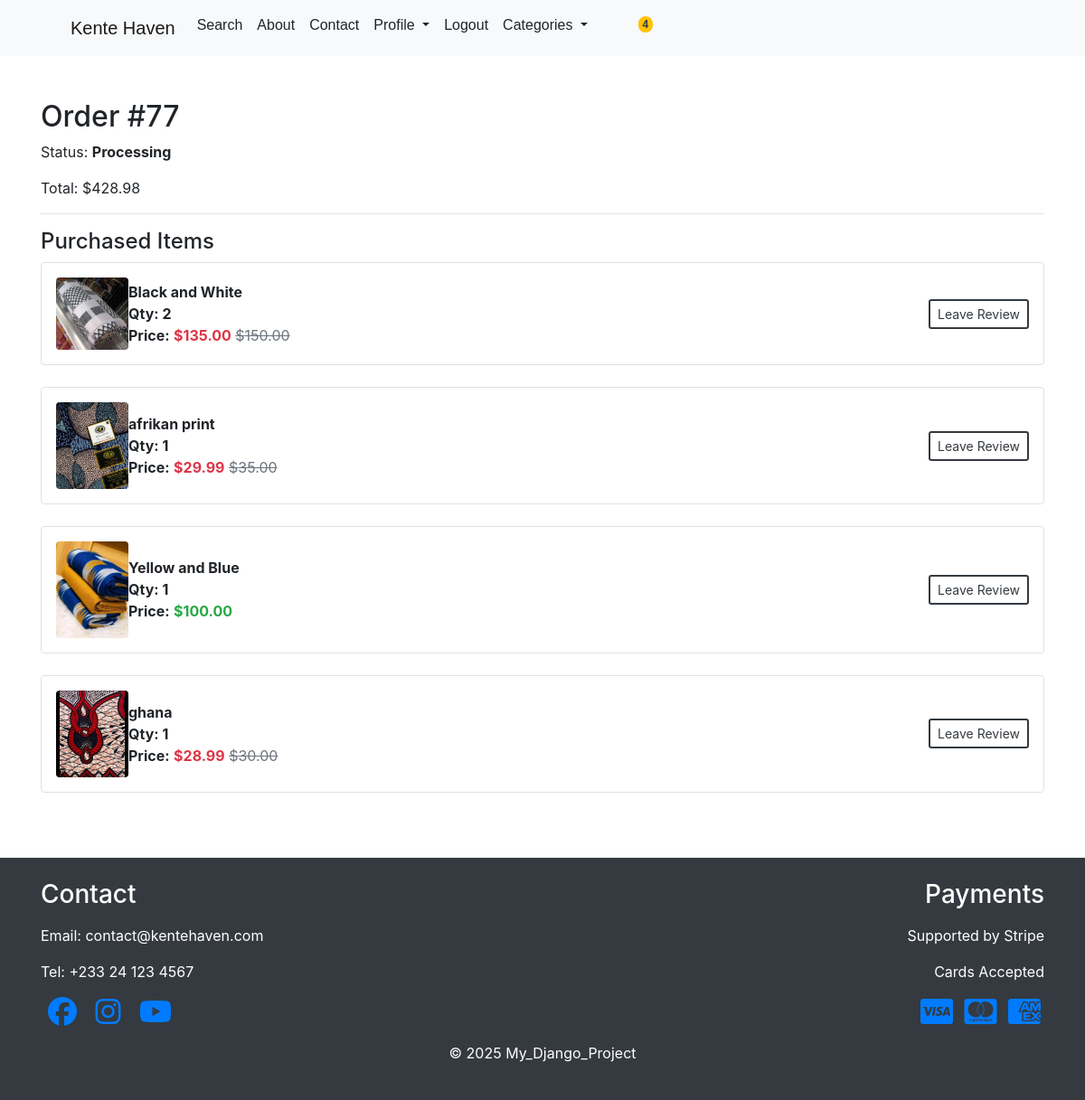
The app's page /payment/orders/77/ (signed in) with its own data.
### payment/models.py (models this page shows, shortened)
class Order(models.Model):
    STATUS_CHOICES = [
        ("processing", "Processing"),
        ("shipped", "Shipped"),
        ("delivered", "Delivered"),
    ]
    user = models.ForeignKey(User, on_delete=models.CASCADE, null=True, blank=True)
    full_name = models.CharField(max_length=250)
    email = models.EmailField(max_length=250)
    shipping_address = models.TextField(blank=True, null=True)
    total_price = models.DecimalField(max_digits=10, decimal_places=2)
    created = models.DateTimeField(auto_now_add=True)
    paid = models.BooleanField(default=False)
    stripe_pid = models.CharField(max_length=255, blank=True, null=True)
    status = models.CharField(
        max_length=20,
        choices=STATUS_CHOICES,
        default="processing"
    )

class OrderItem(models.Model):
    order = models.ForeignKey(Order, related_name='items', on_delete=models.CASCADE, null=True)
    product = models.ForeignKey('products.Product', on_delete=models.CASCADE, null=True)
    user = models.ForeignKey(User, on_delete=models.CASCADE, null=True, blank=True)
    price = models.DecimalField(max_digits=10, decimal_places=2)
    quantity = models.PositiveIntegerField(default=1)
    price_paid = models.DecimalField(max_digits=10, decimal_places=2)
    reviewed = models.BooleanField(default=False)

### products/models.py (models this page shows, shortened)
class Product(models.Model):
    name = models.CharField(max_length=100)
    category = models.ForeignKey(Category, on_delete=models.CASCADE, default=1)
    description = models.TextField(blank=True, max_length=250, default='', null=True)
    price = models.DecimalField(default=0, max_digits=10, decimal_places=2)
    image = models.ImageField(upload_to='uploads/products/', blank=True, null=True, default='images/red-kente.JPG')
    is_sale = models.BooleanField(default=False)
    sale_price = models.DecimalField(default=0, max_digits=10, decimal_places=2, null=True, blank=True)
    stock = models.PositiveIntegerField(default=0)

### payment/views.py (the view)
# urls.py: path("orders/<int:order_id>/", views.order_detail, name="order_detail"),
def order_detail(request, order_id):
    order = get_object_or_404(Order, id=order_id, user=request.user)
    return render(request, "payment/order_detail.html", {
        "order": order
    })

### cart/context_processors.py (called while the page is built)
def cart(request):
    return {'cart': Cart(request)}

### payment/templates/payment/order_detail.html
{% extends "base.html" %}
{% block content %}
<div class="container py-5">
    <h2>Order #{{ order.id }}</h2>
    <p>Status: <strong>{{ order.status|title }}</strong></p>
    <p>Total: ${{ order.total_price }}</p>
    <hr>
    <h4>Purchased Items</h4>
    {% for item in order.items.all %}
        <div class="d-flex align-items-center mb-4 border p-3 rounded">
            <img src="{{ item.product.image.url }}"
                 width="80"
                 class="me-3 rounded">
            <div class="flex-grow-1">
                <strong>{{ item.product.name }}</strong><br>
                <strong>Qty: {{ item.quantity }}</strong><br>
                <strong>Price:</strong>
                {% if item.product.is_sale %}
                    <span class="text-danger font-weight-bold">${{ item.price_paid }}</span>
                    <strike class="text-muted">${{ item.price }}</strike>
                {% else %}
                    <span class="text-success font-weight-bold">
                    ${{ item.price_paid }}
                {% endif %}
            </div>
            <div>
                <a href="{% url 'reviews:add_review' item.product.id %}"
                   class="btn btn-outline-dark btn-sm">
                    Leave Review
                </a>
            </div>
        </div>
  {% endfor %}
</div>
{% endblock %}

### static/css/styles.css (style rules this page uses)
html, body { height: 100%; }
body { color: #212529; background: #ffffff; }
.btn-outline-dark { border-width: 2px; }

### records on screen
Order: id "77", status "Processing", total_price "428.98"
OrderItem: product.image (picture), product.name "Black and White", quantity "2", price_paid "135.00", price "150.00"
OrderItem: product.image (picture), product.name "afrikan print", quantity "1", price_paid "29.99", price "35.00"
OrderItem: product.image (picture), product.name "Yellow and Blue", quantity "1", price_paid "100.00"
OrderItem: product.image (picture), product.name "ghana", quantity "1", price_paid "28.99", price "30.00"

### other values on screen
{{ total_items }} "4"
